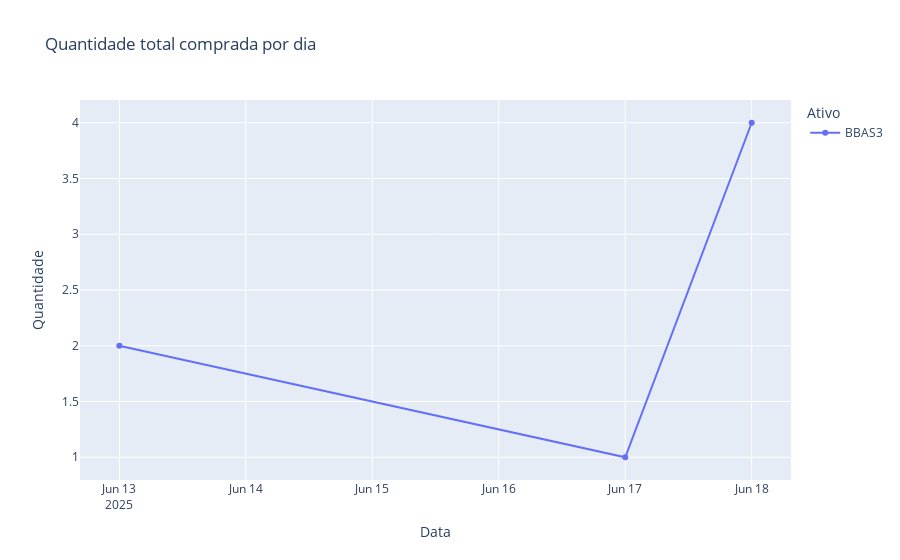

This figure's notebook cell:
### Code cell
df_grouped = df.groupby(['purchaseDate', 'ticker']).agg({'quantity': 'sum'}).reset_index()

fig2 = px.line(
    df_grouped,
    x='purchaseDate',
    y='quantity',
    color='ticker',
    title='Quantidade total comprada por dia',
    markers=True,
    labels={'purchaseDate': 'Data', 'quantity': 'Quantidade', 'ticker': 'Ativo'}
)
fig2.show()

### Figure 1 — Plotly figure (JSON) as saved in the notebook; plotly's stock layout.template omitted (floating-point values rounded to 4 significant figures)
{"data": [{"hovertemplate": "Ativo=BBAS3<br>Data=%{x}<br>Quantidade=%{y}<extra></extra>", "legendgroup": "BBAS3", "line": {"color": "#636efa", "dash": "solid"}, "marker": {"symbol": "circle"}, "mode": "lines+markers", "name": "BBAS3", "orientation": "v", "showlegend": true, "type": "scatter", "x": ["2025-06-13T00:00:00.000000000", "2025-06-17T00:00:00.000000000", "2025-06-18T00:00:00.000000000"], "xaxis": "x", "y": [2, 1, 4], "yaxis": "y"}], "layout": {"legend": {"title": {"text": "Ativo"}, "tracegroupgap": 0}, "title": {"text": "Quantidade total comprada por dia"}, "xaxis": {"anchor": "y", "domain": [0, 1], "title": {"text": "Data"}}, "yaxis": {"anchor": "x", "domain": [0, 1], "title": {"text": "Quantidade"}}}}
